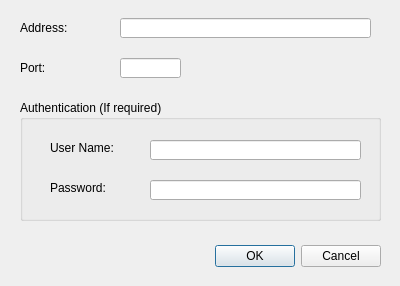
<?xml version="1.0" encoding="UTF-8"?>
<ui version="4.0">
 <class>ProxyDialog</class>
 <widget class="QDialog" name="ProxyDialog">
  <property name="geometry">
   <rect>
    <x>0</x>
    <y>0</y>
    <width>400</width>
    <height>286</height>
   </rect>
  </property>
  <property name="windowTitle">
   <string>Proxy settings</string>
  </property>
  <widget class="QLabel" name="label">
   <property name="geometry">
    <rect>
     <x>20</x>
     <y>20</y>
     <width>81</width>
     <height>16</height>
    </rect>
   </property>
   <property name="text">
    <string>Address:</string>
   </property>
   <property name="buddy">
    <cstring>editAddress</cstring>
   </property>
  </widget>
  <widget class="QLineEdit" name="editAddress">
   <property name="geometry">
    <rect>
     <x>120</x>
     <y>18</y>
     <width>251</width>
     <height>20</height>
    </rect>
   </property>
  </widget>
  <widget class="QLineEdit" name="editPort">
   <property name="geometry">
    <rect>
     <x>120</x>
     <y>58</y>
     <width>61</width>
     <height>20</height>
    </rect>
   </property>
  </widget>
  <widget class="QLabel" name="label_2">
   <property name="geometry">
    <rect>
     <x>20</x>
     <y>60</y>
     <width>81</width>
     <height>16</height>
    </rect>
   </property>
   <property name="text">
    <string>Port:</string>
   </property>
   <property name="buddy">
    <cstring>editPort</cstring>
   </property>
  </widget>
  <widget class="QGroupBox" name="groupBox">
   <property name="geometry">
    <rect>
     <x>20</x>
     <y>100</y>
     <width>361</width>
     <height>121</height>
    </rect>
   </property>
   <property name="title">
    <string>Authentication (If required)</string>
   </property>
   <widget class="QLabel" name="label_3">
    <property name="geometry">
     <rect>
      <x>30</x>
      <y>40</y>
      <width>81</width>
      <height>16</height>
     </rect>
    </property>
    <property name="text">
     <string>User Name:</string>
    </property>
    <property name="buddy">
     <cstring>editUserName</cstring>
    </property>
   </widget>
   <widget class="QLineEdit" name="editUserName">
    <property name="geometry">
     <rect>
      <x>130</x>
      <y>40</y>
      <width>211</width>
      <height>20</height>
     </rect>
    </property>
   </widget>
   <widget class="QLabel" name="label_4">
    <property name="geometry">
     <rect>
      <x>30</x>
      <y>80</y>
      <width>91</width>
      <height>16</height>
     </rect>
    </property>
    <property name="text">
     <string>Password:</string>
    </property>
    <property name="buddy">
     <cstring>editPassword</cstring>
    </property>
   </widget>
   <widget class="QLineEdit" name="editPassword">
    <property name="geometry">
     <rect>
      <x>130</x>
      <y>80</y>
      <width>211</width>
      <height>20</height>
     </rect>
    </property>
   </widget>
  </widget>


   <widget class="QDialogButtonBox" name="buttonBox">
     <property name="geometry">
       <rect>
         <x>40</x>
         <y>240</y>
         <width>341</width>
         <height>32</height>
       </rect>
     </property>
     <property name="orientation">
       <enum>Qt::Horizontal</enum>
     </property>
     <property name="standardButtons">
       <set>QDialogButtonBox::Cancel|QDialogButtonBox::Ok</set>
     </property>
   </widget>

 </widget>
 <tabstops>
  <tabstop>editAddress</tabstop>
  <tabstop>editPort</tabstop>
  <tabstop>editUserName</tabstop>
  <tabstop>editPassword</tabstop>
  <tabstop>buttonBox</tabstop>
 </tabstops>
 <resources/>
 <connections>
  <connection>
   <sender>buttonBox</sender>
   <signal>accepted()</signal>
   <receiver>ProxyDialog</receiver>
   <slot>accept()</slot>
   <hints>
    <hint type="sourcelabel">
     <x>248</x>
     <y>254</y>
    </hint>
    <hint type="destinationlabel">
     <x>157</x>
     <y>274</y>
    </hint>
   </hints>
  </connection>
  <connection>
   <sender>buttonBox</sender>
   <signal>rejected()</signal>
   <receiver>ProxyDialog</receiver>
   <slot>reject()</slot>
   <hints>
    <hint type="sourcelabel">
     <x>316</x>
     <y>260</y>
    </hint>
    <hint type="destinationlabel">
     <x>286</x>
     <y>274</y>
    </hint>
   </hints>
  </connection>
 </connections>
</ui>
